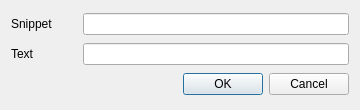
<?xml version="1.0" encoding="UTF-8"?>
<ui version="4.0">
 <class>NewSnippetDialog</class>
 <widget class="QDialog" name="NewSnippetDialog">
  <property name="geometry">
   <rect>
    <x>0</x>
    <y>0</y>
    <width>360</width>
    <height>110</height>
   </rect>
  </property>
  <property name="windowTitle">
   <string>Dialog</string>
  </property>
  <layout class="QGridLayout" name="gridLayout">
   <item row="1" column="0">
    <widget class="QLabel" name="text_lbl">
     <property name="text">
      <string>Text</string>
     </property>
    </widget>
   </item>
   <item row="0" column="0">
    <widget class="QLabel" name="snippet_lbl">
     <property name="text">
      <string>Snippet</string>
     </property>
    </widget>
   </item>
   <item row="2" column="0" colspan="5">
    <widget class="QDialogButtonBox" name="buttonBox">
     <property name="orientation">
      <enum>Qt::Horizontal</enum>
     </property>
     <property name="standardButtons">
      <set>QDialogButtonBox::Cancel|QDialogButtonBox::Ok</set>
     </property>
    </widget>
   </item>
   <item row="0" column="1" colspan="4">
    <widget class="QLineEdit" name="snippet_le"/>
   </item>
   <item row="1" column="1" colspan="4">
    <widget class="QLineEdit" name="text_le"/>
   </item>
  </layout>
 </widget>
 <resources/>
 <connections>
  <connection>
   <sender>buttonBox</sender>
   <signal>accepted()</signal>
   <receiver>NewSnippetDialog</receiver>
   <slot>accept()</slot>
   <hints>
    <hint type="sourcelabel">
     <x>248</x>
     <y>254</y>
    </hint>
    <hint type="destinationlabel">
     <x>157</x>
     <y>274</y>
    </hint>
   </hints>
  </connection>
  <connection>
   <sender>buttonBox</sender>
   <signal>rejected()</signal>
   <receiver>NewSnippetDialog</receiver>
   <slot>reject()</slot>
   <hints>
    <hint type="sourcelabel">
     <x>316</x>
     <y>260</y>
    </hint>
    <hint type="destinationlabel">
     <x>286</x>
     <y>274</y>
    </hint>
   </hints>
  </connection>
 </connections>
</ui>
